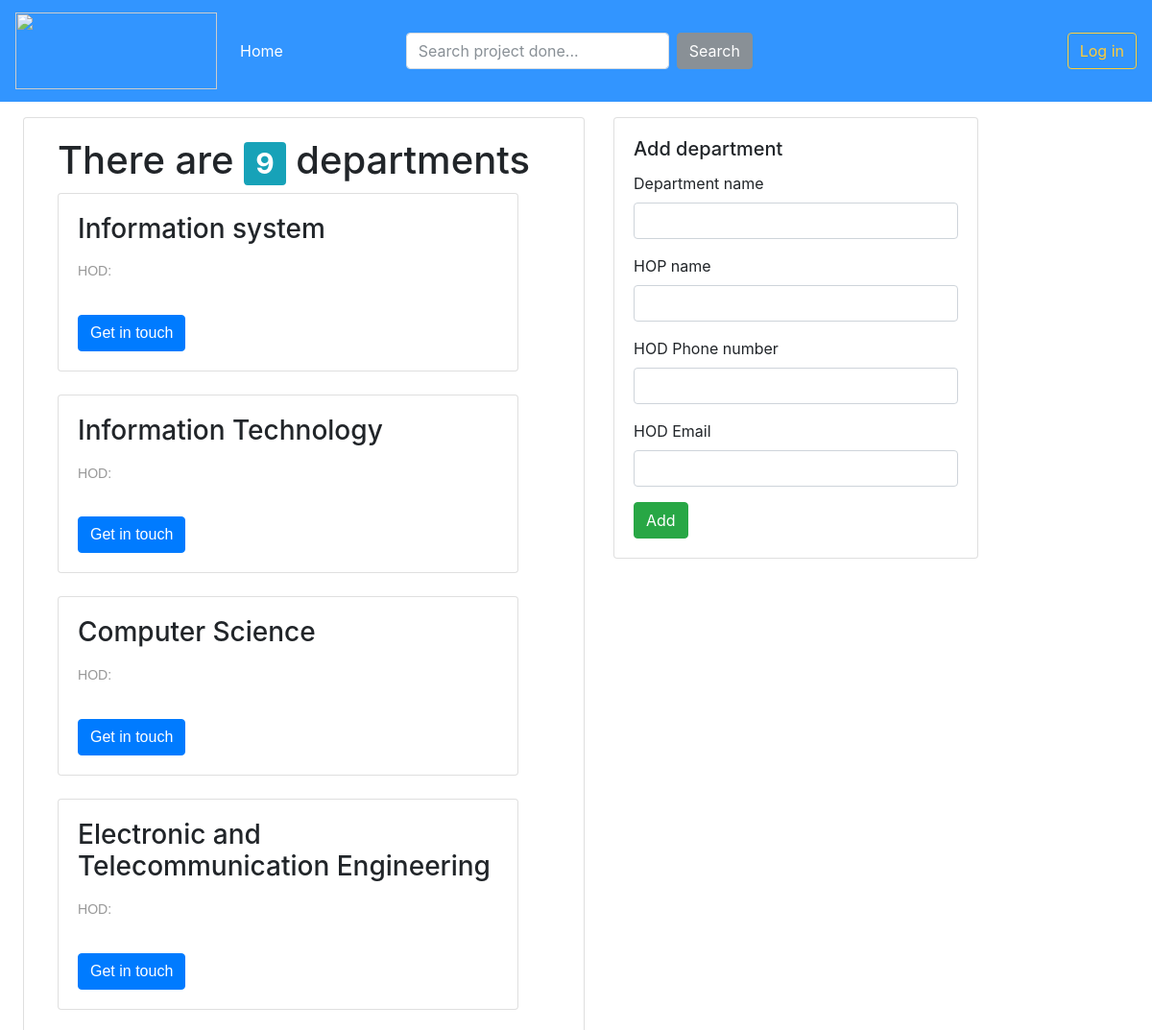
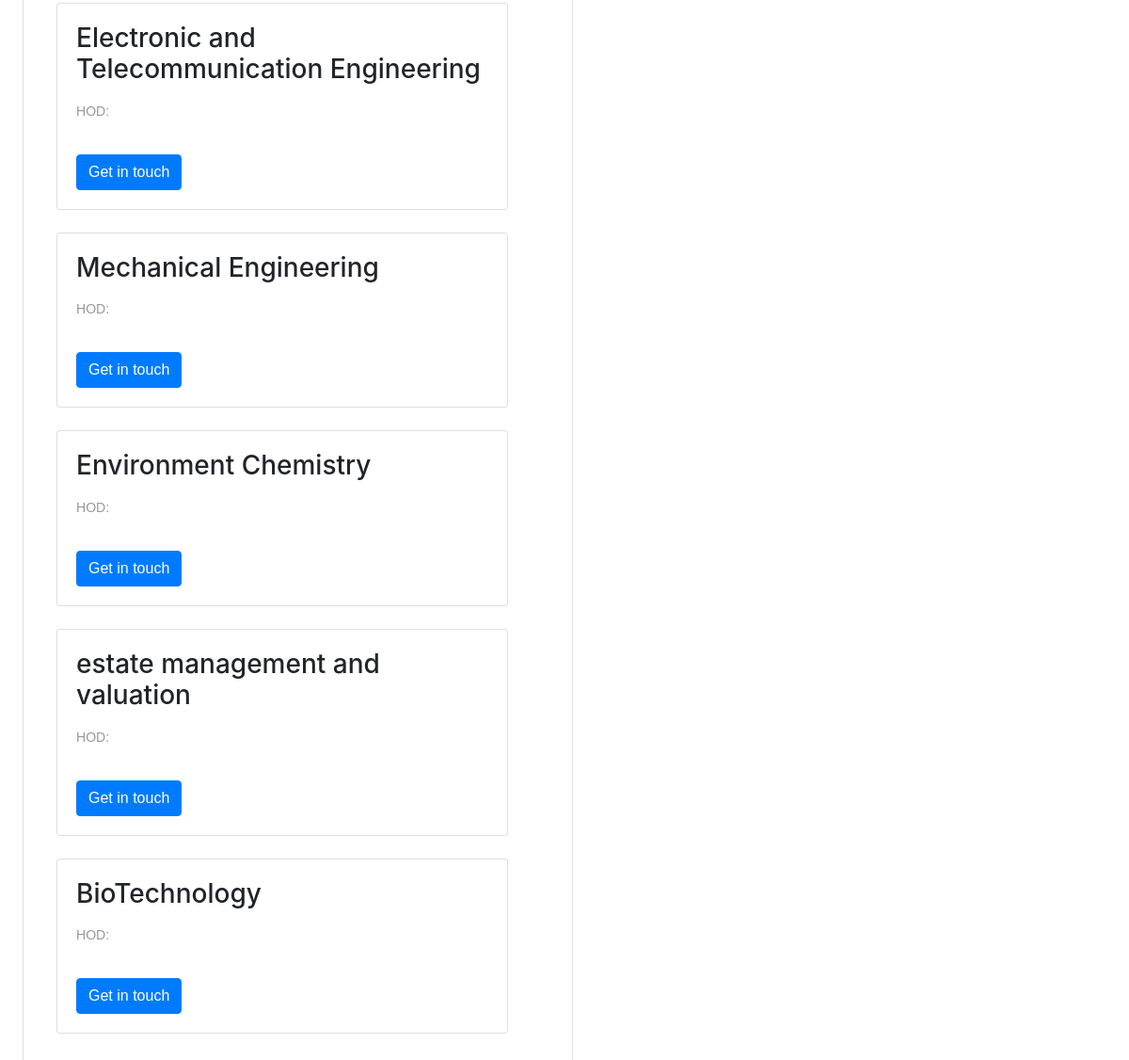
Screenshot of /departments/ with the database file from the repository (2 pictures, top to bottom).
### depart/models.py (models this page shows, shortened)
class Department(models.Model):
    department_name = models.CharField(max_length=100)
    school = models.ForeignKey(School, related_name='department', on_delete=models.CASCADE)

### depart/views.py (the view)
# urls.py: path('departments/', views.departmentPage, name='departments'),
def departmentPage(request):
    departments= Department.objects.all()
    count = Department.objects.count()
    return render(request, 'department.html', {'departments' : departments, 'count':count})

### templates/department.html (shortened to what this page needs)
{% extends 'base.html' %}
    {% block content %}
    <div class="row">
            <div class="col-sm-6 ml-4 mt-3">
              <div class="card">
                <div class="card-body">
                        <div class="container">
                                <h1>There are <span class="badge badge-info">{{count}}</span> departments </h1>
                                {% for department in departments %}
                                    <div class="card" style="width: 30rem;">
                                    <div class="card-body">
                                    <h3 class="card-title"> {{ department.department_name }}</h3>
                                    <p class="card-text"> <small>HOD: {{ department.hod_name }}</small><br><br>
                                        <a href="{% url 'department_details' department.pk %}" class="btn btn-primary">Get in touch</a>
                                    </div>
                                </div><br>
                                {% endfor %}
                        </div>
                </div>
              </div>
            </div>
            <div class="col-sm-4 mr-4 mt-3 mb-4">
              <div class="card">
                <div class="card-body">
                  <h5 class="card-title">Add department</h5>
                  <form method="post" action="">
                        <div class="form-group">
                          <label for="id_subject">Department name</label>
                          <input type="text" class="form-control" id="id_subject" name="subject">
                        </div>
                        <div class="form-group">
                                <label for="id_subject">HOP name</label>
                                <input type="text" class="form-control" id="id_subject" name="subject">
                              </div>
                        <div class="form-group">
                            <label for="id_subject">HOD Phone number</label>
                            <input type="text" class="form-control" id="id_subject" name="subject">
                        </div>
                        <div class="form-group">
                                <label for="id_subject">HOD Email</label>
                                <input type="text" class="form-control" id="id_subject" name="subject">
                        </div>
                        <button type="submit" class="btn btn-success">Add</button>
                      </form>
                </div>
              </div>
            </div>
          </div>
    {% endblock %}

### static/css/style.css (style rules this page uses)
body { font-family: 'Poppins', sans-serif; background: #fafafa; }
p { font-family: 'Poppins', sans-serif; font-size: 1.1em; font-weight: 300; line-height: 1.7em; color: #999; }
a, a:hover, a:focus { color: inherit; text-decoration: none; transition: all 0.3s; }

### rows the page displays
Department: department_name "Information system"
Department: department_name "Information Technology"
Department: department_name "Computer Science"
Department: department_name "Electronic and Telecommunication Engineering"
Department: department_name "Electronic and Telecommunication Engineering"
Department: department_name "Mechanical Engineering"
Department: department_name "Environment Chemistry"
Department: department_name "estate management and valuation"
Department: department_name "BioTechnology"

### other values shown
{{ count }} "9"
